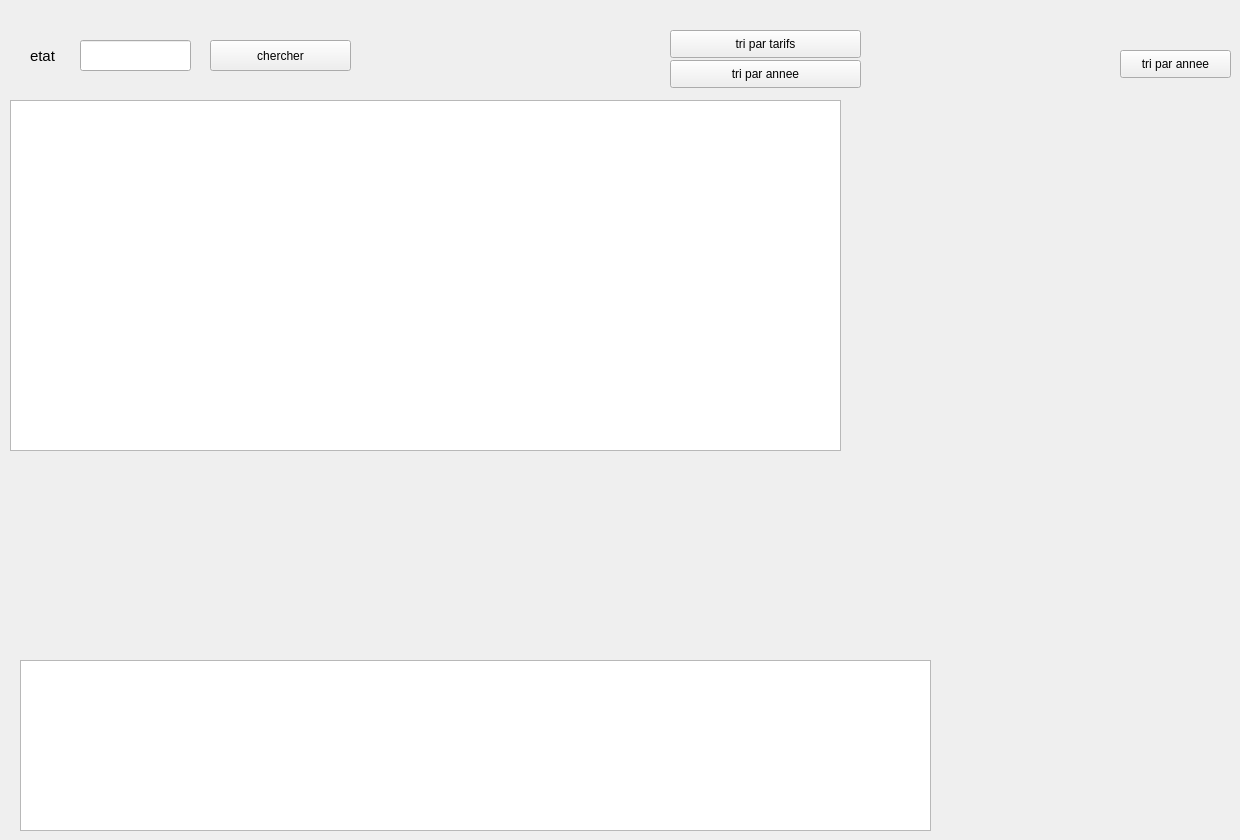
      <widget class="QWidget" name="tab_14">
       <attribute name="title">
        <string>afficher une voiture</string>
       </attribute>
       <widget class="QTableView" name="affichertab">
        <property name="geometry">
         <rect>
          <x>10</x>
          <y>100</y>
          <width>831</width>
          <height>351</height>
         </rect>
        </property>
       </widget>
       <widget class="QLabel" name="label_63">
        <property name="geometry">
         <rect>
          <x>30</x>
          <y>40</y>
          <width>71</width>
          <height>31</height>
         </rect>
        </property>
        <property name="font">
         <font>
          <pointsize>11</pointsize>
         </font>
        </property>
        <property name="text">
         <string>etat</string>
        </property>
       </widget>
       <widget class="QLineEdit" name="cherche">
        <property name="geometry">
         <rect>
          <x>80</x>
          <y>40</y>
          <width>111</width>
          <height>31</height>
         </rect>
        </property>
       </widget>
       <widget class="QPushButton" name="chercher_sara">
        <property name="geometry">
         <rect>
          <x>210</x>
          <y>40</y>
          <width>141</width>
          <height>31</height>
         </rect>
        </property>
        <property name="text">
         <string>chercher</string>
        </property>
       </widget>
       <widget class="QPushButton" name="pushButton_trianne">
        <property name="geometry">
         <rect>
          <x>1120</x>
          <y>50</y>
          <width>111</width>
          <height>28</height>
         </rect>
        </property>
        <property name="text">
         <string>tri par annee</string>
        </property>
       </widget>
       <widget class="QPushButton" name="tarifs">
        <property name="geometry">
         <rect>
          <x>670</x>
          <y>30</y>
          <width>191</width>
          <height>28</height>
         </rect>
        </property>
        <property name="text">
         <string>tri par tarifs</string>
        </property>
       </widget>
       <widget class="QTableView" name="tab_tri">
        <property name="geometry">
         <rect>
          <x>20</x>
          <y>660</y>
          <width>911</width>
          <height>171</height>
         </rect>
        </property>
       </widget>
       <widget class="QPushButton" name="pushButton_trianne_2">
        <property name="geometry">
         <rect>
          <x>670</x>
          <y>60</y>
          <width>191</width>
          <height>28</height>
         </rect>
        </property>
        <property name="text">
         <string>tri par annee</string>
        </property>
       </widget>
      </widget>
